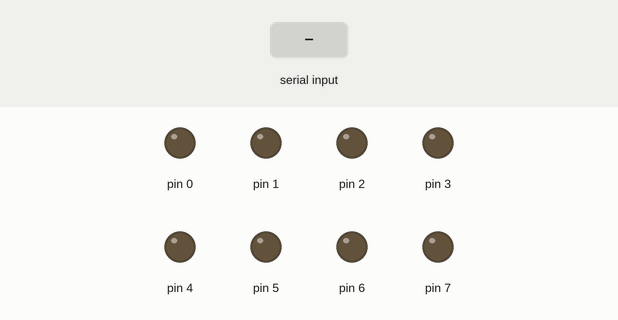
Simulated run of this sketch. Board: Arduino Mega 2560, built with avr-gcc and run on an emulated ATmega2560. Shown: output pins drawn as LEDs (lit = HIGH). Dashed ring = blinking. The inputs (shaded band) are chosen by the test bench.

Above: at 1.2 s.
1.3 s: "1" received over the second serial link
At 1.51 s:
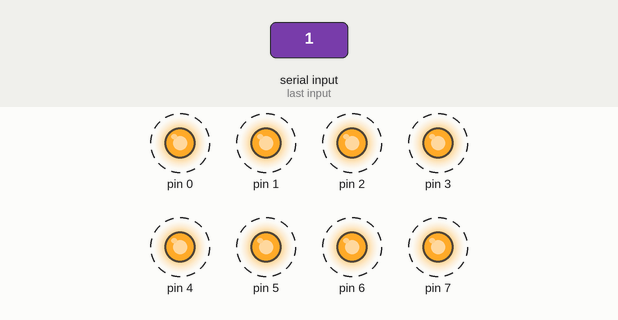
4.3 s: "2" received over the second serial link
At 4.61 s:
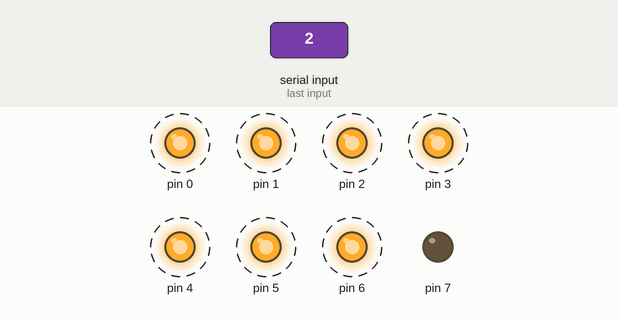
Timing chart, 0 to 13.0 s (numbered marks = the images above; inputs shaded):
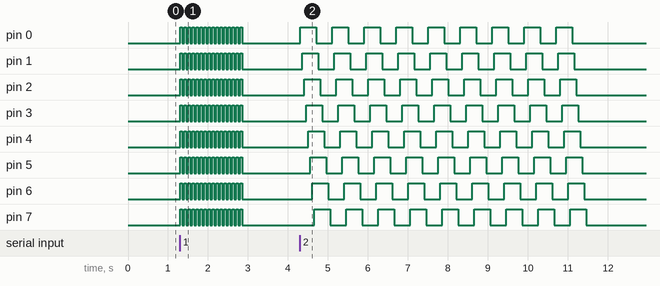

The sketch:

Juego_Luces_Stm32_HC-06.ino
```cpp
int miArray[8] = {PA0, PA1, PA2, PA3, PA4, PA5, PA6, PA7};
char inputdata = 0;


void setup() {
  Serial1.begin(9600);
  Serial1.print("Menu Juego de luces \n");
  for (int i = 0; i <= 8; i++) {
    pinMode(miArray[i], OUTPUT);
  }
}

void loop() {
  if (Serial1.available() > 0) {
    inputdata = Serial1.read();
    if (inputdata == '1') {
      for (int i = 0; i <= 15; i++) {
        for (int i = 0; i <= 7; i++) {
          digitalWrite(miArray[i], HIGH);
        }
        delay(50);
        for (int i = 0; i <= 7; i++) {
          digitalWrite(miArray[i], LOW);
        }
        delay(50);
      }
    }
    else if (inputdata == '2') {
      for (int i = 0; i <= 8; i++) {
        for (int i = 0; i <= 7; i++) {
          digitalWrite(miArray[i], HIGH);
          delay(50);
        }
        for (int i = 0; i <= 7; i++) {
          digitalWrite(miArray[i], LOW);
          delay(50);
        }
      }
    }
    else if (inputdata == '3') {
      for (int i = 0; i <= 6; i++) {
        for (int i = 0; i <= 7; i++) {
          digitalWrite(miArray[i], HIGH);
          delay(50);
          digitalWrite(miArray[i], LOW);
        }
        for (int i = 6; i >= 0; i--) {
          digitalWrite(miArray[i], HIGH);
          delay(50);
          digitalWrite(miArray[i], LOW);
        }
      }
    }
    else if (inputdata == '4') {
      for (int i = 0; i <= 8; i++) {
        int i2 = 3;
        for (int i = 4; i <= 7; i++) {
          digitalWrite(miArray[i], HIGH);
          digitalWrite(miArray[i2], HIGH);
          delay(80);
          digitalWrite(miArray[i], LOW);
          digitalWrite(miArray[i2], LOW);
          i2 = i2 - 1;
        }
      }
    }
  }
}
```

Measured:
- after the input at 1.3 s, pin 0–7: alternates HIGH for 0.05 s and LOW for 0.05 s, 32 changes in all, then stays LOW, starting at once
- after the input at 4.3 s, pin 0: alternates HIGH for 0.40 s and LOW for 0.40 s, 18 changes in all, then stays LOW, starting at once; pin 1: alternates HIGH for 0.40 s and LOW for 0.40 s, 18 changes in all, then stays LOW, starting after 0.05 s
